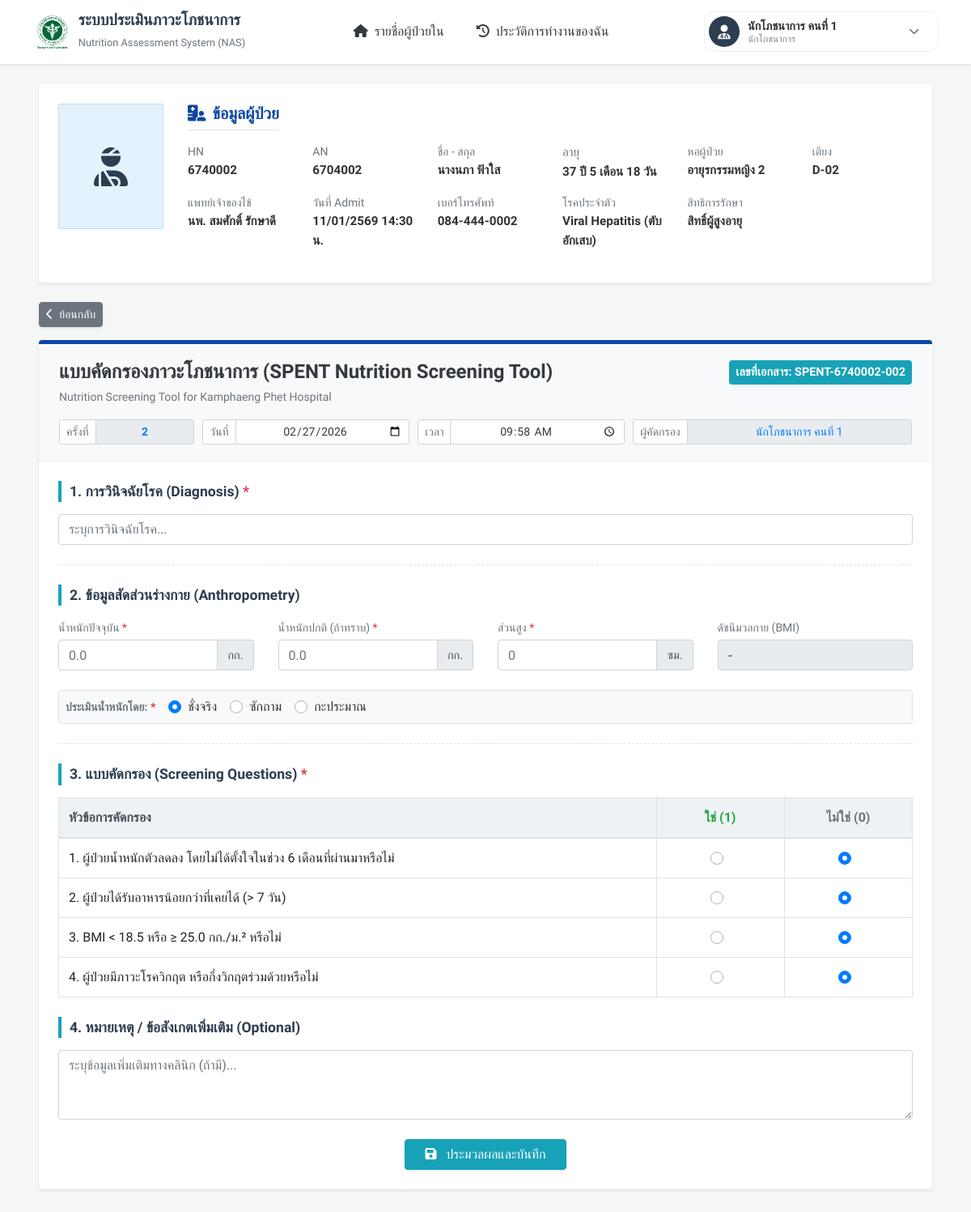
The page /nutrition_screening_form.php?hn=6740002&an=6704002 (signed in) on the database its author committed.
### tables this page shows
CREATE TABLE `admissions` (
  `admissions_id` int(11) NOT NULL COMMENT 'รหัสลำดับการเข้ารับการรักษาในระบบ',
  `admissions_an` varchar(20) NOT NULL COMMENT 'เลขที่ผู้ป่วยใน',
  `patient_id` int(11) NOT NULL COMMENT 'รหัสผู้ป่วย',
  `health_insurance_id` int(11) NOT NULL COMMENT 'สิทธิการรักษาพยาบาล',
  `admit_datetime` datetime NOT NULL COMMENT 'วันและเวลาที่รับผู้ป่วยเข้าพักรักษาตัว',
  `discharge_datetime` datetime DEFAULT NULL COMMENT 'วันและเวลาที่จำหน่ายผู้ป่วยออกจากโรงพยาบาล',
  `ward_id` int(11) NOT NULL COMMENT 'รหัสหอผู้ป่วยที่เข้ารักษา',
  `bed_number` varchar(10) DEFAULT NULL COMMENT 'หมายเลขเตียงของผู้ป่วย',
  `doctor_id` int(11) DEFAULT NULL COMMENT 'รหัสแพทย์เจ้าของไข้ผู้รับผิดชอบ',
  `status` varchar(50) NOT NULL DEFAULT 'Admitted' COMMENT 'สถานะผู้ป่วย (Admitted = กำลังรักษาตัว, Discharged = จำหน่ายออกแล้ว)',
  `created_at` datetime DEFAULT current_timestamp() COMMENT 'วันและเวลาที่สร้าง'
);

CREATE TABLE `patient` (
  `patient_id` int(11) NOT NULL COMMENT 'รหัสลำดับอ้างอิงข้อมูลผู้ป่วย',
  `patient_hn` varchar(20) NOT NULL COMMENT 'รหัสประจำตัวผู้ป่วย',
  `patient_id_card` varchar(13) DEFAULT NULL COMMENT 'เลขประจำตัวประชาชน 13 หลัก',
  `patient_firstname` varchar(100) NOT NULL COMMENT 'ชื่อจริงผู้ป่วย',
  `patient_lastname` varchar(100) NOT NULL COMMENT 'นามสกุลผู้ป่วย',
  `patient_gender` enum('ชาย','หญิง') DEFAULT NULL COMMENT 'เพศของผู้ป่วย',
  `patient_dob` date DEFAULT NULL COMMENT 'วันเดือนปีเกิดของผู้ป่วย',
  `patient_phone` varchar(20) DEFAULT NULL COMMENT 'เบอร์โทรศัพท์สำหรับติดต่อผู้ป่วยหรือญาติ',
  `patient_drug_allergy` text DEFAULT NULL COMMENT 'ประวัติการแพ้ยา',
  `patient_congenital_disease` text DEFAULT NULL COMMENT 'โรคประจำตัว'
);

CREATE TABLE `ward` (
  `ward_id` int(11) NOT NULL COMMENT 'รหัสลำดับอ้างอิงหอผู้ป่วย',
  `ward_name` varchar(100) NOT NULL COMMENT 'ชื่อหอผู้ป่วย'
);

CREATE TABLE `doctor` (
  `doctor_id` int(11) NOT NULL COMMENT 'รหัสลำดับอ้างอิงข้อมูลแพทย์',
  `doctor_name` varchar(100) NOT NULL COMMENT 'ชื่อ-นามสกุลของแพทย์',
  `doctor_specialty` varchar(100) DEFAULT NULL COMMENT 'ความเชี่ยวชาญเฉพาะทางหรือแผนกที่สังกัด'
);

CREATE TABLE `health_insurance` (
  `health_insurance_id` int(11) NOT NULL COMMENT 'รหัสลำดับอ้างอิงสิทธิการรักษาพยาบาล',
  `health_insurance_name` varchar(100) NOT NULL COMMENT 'ชื่อสิทธิการรักษาพยาบาลของผู้ป่วย'
);

CREATE TABLE `nutritionist` (
  `nutritionist_id` int(11) NOT NULL COMMENT 'รหัสลำดับอ้างอิงข้อมูลนักโภชนาการ',
  `nutritionist_code` varchar(50) DEFAULT NULL COMMENT 'เลขที่ใบประกอบวิชาชีพ',
  `nutritionist_fullname` varchar(255) NOT NULL COMMENT 'ชื่อ-นามสกุลของนักโภชนาการ',
  `nutritionist_gender` enum('ชาย','หญิง') NOT NULL DEFAULT 'ชาย' COMMENT 'เพศของนักโภชนาการ',
  `nutritionist_position` varchar(100) DEFAULT 'นักโภชนาการ' COMMENT 'ตำแหน่งงาน',
  `nutritionist_username` varchar(100) NOT NULL COMMENT 'ชื่อผู้ใช้งาน',
  `nutritionist_password` varchar(255) NOT NULL COMMENT 'รหัสผ่าน',
  `nutritionist_email` varchar(100) DEFAULT NULL COMMENT 'อีเมล',
  `nutritionist_phone` varchar(20) DEFAULT NULL COMMENT 'เบอร์โทรศัพท์',
  `is_active` tinyint(1) NOT NULL DEFAULT 1 COMMENT 'สถานะบัญชีผู้ใช้งาน (1 = เปิดใช้งาน/ล็อกอินได้, 0 = ระงับบัญชี/ล็อกอินไม่ได้)',
  `is_admin` tinyint(1) NOT NULL DEFAULT 0 COMMENT 'สิทธิ์ผู้ดูแลระบบ (1 = แอดมินจัดการระบบได้, 0 = ผู้ใช้งาน/นักโภชนาการทั่วไป)',
  `created_at` timestamp NOT NULL DEFAULT current_timestamp() COMMENT 'วันและเวลาที่สร้างบัญชีผู้ใช้งานนี้ในระบบ'
);

### nutrition_screening_form.php (the view, shortened to what the rows shown need)
<?php
require_once 'connect_db.php';
$hn = trim($_GET['hn'] ?? '');
$an = trim($_GET['an'] ?? '');
try {
    $sql_patient = "
        SELECT
            patient.patient_hn,
            patient.patient_firstname,
            patient.patient_lastname,
            patient.patient_dob,
            patient.patient_phone,
            patient.patient_congenital_disease,
            admissions.admit_datetime,
            admissions.admissions_an,
            admissions.bed_number,
            ward.ward_name,
            doctor.doctor_name,
            health_insurance.health_insurance_name
        FROM patient
        JOIN admissions ON patient.patient_id = admissions.patient_id
        LEFT JOIN ward ON admissions.ward_id = ward.ward_id
        LEFT JOIN doctor ON admissions.doctor_id = doctor.doctor_id
        LEFT JOIN health_insurance ON admissions.health_insurance_id = health_insurance.health_insurance_id
        WHERE patient.patient_hn = :hn AND admissions.admissions_an = :an
        LIMIT 1
    ";
    $stmt = $conn->prepare($sql_patient);
    $stmt->execute([':hn' => $hn, ':an' => $an]);
    $patient = $stmt->fetch(PDO::FETCH_ASSOC);
    $age = '-';
    if (!empty($patient['patient_dob'])) {
        $dob = new DateTime($patient['patient_dob']);
        $now = new DateTime();
        $diff = $now->diff($dob);
        $age = $diff->y . ' ปี ' . $diff->m . ' เดือน ' . $diff->d . ' วัน';
    }
    $admit_date = '-';
    if (!empty($patient['admit_datetime'])) {
        $dt = new DateTime($patient['admit_datetime']);
        $thai_year = $dt->format('Y') + 543;
        $admit_date = $dt->format('d/m/') . $thai_year . ' ' . $dt->format('H:i') . ' น.';
    }
    $stmt_user = $conn->prepare("SELECT nutritionist_fullname FROM nutritionist WHERE nutritionist_id = :uid");
    $stmt_user->execute([':uid' => $_SESSION['user_id']]);
    $current_user_name = $stmt_user->fetchColumn();
} catch (PDOException $e) {
    error_log("Database Error: " . $e->getMessage());
    die("ข้อผิดพลาดในระบบ");
}
?>
<!DOCTYPE html>
<html lang="th">
<head>
    <link rel="stylesheet" href="https://cdnjs.cloudflare.com/ajax/libs/font-awesome/6.4.0/css/all.min.css">
    <link rel="stylesheet" href="https://cdn.jsdelivr.net/npm/bootstrap@4.6.2/dist/css/bootstrap.min.css">
    <link rel="stylesheet" href="css/nutrition_screening_form.css">
</head>
<body>
    <nav class="navbar navbar-expand-md navbar-light fixed-top navbar-custom border-bottom">
        <div class="container-fluid px-lg-4">
            <a class="navbar-brand d-flex align-items-center" href="#">
                <div class="brand-text">
                    <h1>ระบบประเมินภาวะโภชนาการ</h1>
                </div>
            </a>
        </div>
    </nav>
    <div class="container-fluid px-lg-5 mt-4">
        <form id="mainForm" method="POST" action="nutrition_screening_form_save.php">
            <div class="card border-0 shadow-sm mb-4">
                <div class="card-body p-4">
                    <div class="row">
                        <div class="col">
                            <div class="row">
                                <div class="col-6 col-md-3 col-lg-2 mb-3"><small class="text-muted d-block">HN</small><span class="font-weight-bold" style="font-size: 0.95rem;"><?php echo htmlspecialchars($patient['patient_hn']); ?></span></div>
                                <div class="col-6 col-md-3 col-lg-2 mb-3"><small class="text-muted d-block">AN</small><span class="font-weight-bold" style="font-size: 0.95rem;"><?php echo htmlspecialchars($patient['admissions_an']); ?></span></div>
                                <div class="col-12 col-md-6 col-lg-2 mb-3"><small class="text-muted d-block">ชื่อ - สกุล</small><span class="font-weight-bold" style="font-size: 0.95rem;"><?php echo htmlspecialchars($patient['patient_firstname']) . ' ' . htmlspecialchars($patient['patient_lastname']); ?></span></div>
                                <div class="col-6 col-md-4 col-lg-2 mb-3"><small class="text-muted d-block" style="font-size: 0.95rem;">อายุ</small><span class="font-weight-bold" style="font-size: 0.95rem;"><?php echo htmlspecialchars($age); ?></span></div>
                                <div class="col-6 col-md-6 col-lg-2 mb-3"><small class="text-muted d-block">หอผู้ป่วย</small><span class="font-weight-bold" style="font-size: 0.95rem;"><?php echo htmlspecialchars($patient['ward_name'] ?? '-'); ?></span></div>
                                <div class="col-6 col-md-6 col-lg-2 mb-3"><small class="text-muted d-block">เตียง</small><span class="font-weight-bold" style="font-size: 0.95rem;"><?php echo htmlspecialchars($patient['bed_number'] ?? '-'); ?></span></div>
                                <div class="col-12 col-md-6 col-lg-2 mb-3"><small class="text-muted d-block">แพทย์เจ้าของไข้</small><span class="font-weight-bold" style="font-size: 0.95rem;"><?php echo htmlspecialchars($patient['doctor_name'] ?? '-'); ?></span></div>
                                <div class="col-6 col-md-6 col-lg-2 mb-3"><small class="text-muted d-block">วันที่ Admit</small><span class="font-weight-bold" style="font-size: 0.95rem;"><?php echo htmlspecialchars($admit_date); ?></span></div>
                                <div class="col-6 col-md-6 col-lg-2 mb-3"><small class="text-muted d-block">เบอร์โทรศัพท์</small><span class="font-weight-bold" style="font-size: 0.95rem;"><?php echo htmlspecialchars($patient['patient_phone'] ?? '-'); ?></span></div>
                                <div class="col-12 col-md-6 col-lg-2 mb-3">
                                    <small class="text-muted d-block">โรคประจำตัว</small>
                                    <span class="font-weight-bold" style="font-size: 0.95rem;"><?php echo htmlspecialchars($patient['patient_congenital_disease'] ?? '-'); ?></span>
                                </div>
                                <div class="col-12 col-md-6 col-lg-4 mb-3">
                                    <small class="text-muted d-block">สิทธิการรักษา</small>
                                    <span class="font-weight-bold" style="font-size: 0.95rem;"><?php echo htmlspecialchars($patient['health_insurance_name'] ?? '-'); ?></span>
                                </div>
                            </div>
                        </div>
                    </div>
                </div>
            </div>
            <div class="card mb-5 border-0 shadow-sm" style="border-top: 5px solid #0d47a1 !important;">
                <div class="form-header-box">
                    <div class="form-row">
                        <div class="col-md-4">
                            <div class="input-group input-group-sm">
                                <div class="input-group-prepend"><span class="input-group-text bg-white text-muted">ผู้คัดกรอง</span></div><input type="text"
                                    class="form-control text-center text-primary"
                                    name="assessor_name_display"
                                    value="<?php echo htmlspecialchars($current_user_name); ?>"
                                    readonly>
                            </div>
                        </div>
                    </div>
                </div>
                <div class="card-body p-4">
                    <div class="mb-4">
                        <table class="table table-bordered table-screening mb-0">
                            <thead>
                                <tr>
                                    <th style="width: 70%; border-bottom: 2px solid #dee2e6;">หัวข้อการคัดกรอง</th>
                                    <th class="text-center text-success" style="width: 15%; border-bottom: 2px solid #dee2e6;">ใช่ (1)</th>
                                    <th class="text-center text-muted" style="width: 15%; border-bottom: 2px solid #dee2e6;">ไม่ใช่ (0)</th>
                                </tr>
                            </thead>
                        </table>
                    </div>
                </div>
            </div>
        </form>
    </div>
</body>
</html>

### rows shown on the page
admissions: patient.patient_hn "6740002", admissions_an "6704002", patient.patient_firstname "นางนภา", patient.patient_lastname "ฟ้าใส", patient.patient_dob "37 ปี 5 เดือน 18 วัน", ward.ward_name "อายุรกรรมหญิง 2", bed_number "D-02", doctor.doctor_name "นพ. สมศักดิ์ รักษาดี", admit_datetime "11/01/2569 14:30 น.", patient.patient_phone "084-444-0002", patient.patient_congenital_disease "Viral Hepatitis (ตับอักเสบ)", health_insurance.health_insurance_name "สิทธิ์ผู้สูงอายุ"
nutritionist: assessor_name_display "นักโภชนาการ คนที่ 1"

### other values the page prints
$_SESSION['user_name'] "นักโภชนาการ คนที่ 1"
$_SESSION['user_position'] "นักโภชนาการ"
$doc_no_show "SPENT-6740002-002"
